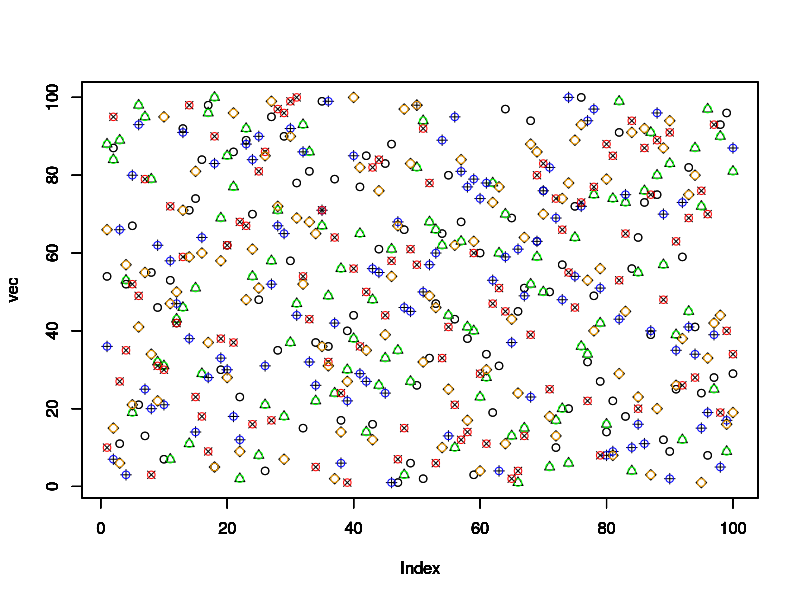

Here is the R script that generated this plot:
colours <- c("black","green","blue","red","orange")
for (i in 1:5){
  vec <- c(sample(1:100,size=100,replace=F));
  par(new="TRUE")
  plot(vec,pch=i)
  par(new="TRUE")
  plot(vec,col=colours[i])
}

